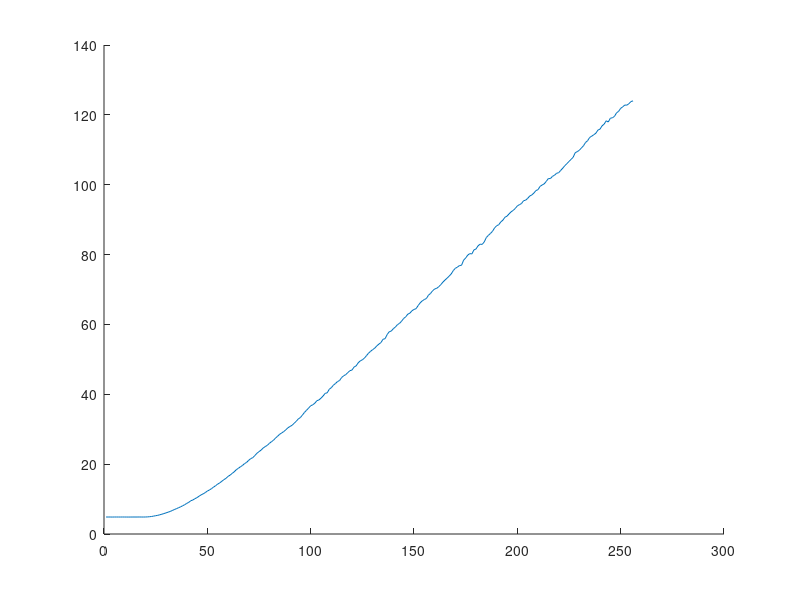

Write the MATLAB code that produced this figure.
%%  
a = [4.85261	4.85281	4.86037	4.85436	4.85536	4.85221	4.86287	4.8551	4.85623	4.8549	4.8478	4.85268	4.85248	4.85136	4.85606	4.86003	4.85544	4.85127	4.85527	4.8578	4.85208	4.84681	4.85261	4.85561	4.85757	0	0	0	0	0	0	0	0	0	0	];

%gamma = 1.0, projector gamma = 1
a = [4.86004	4.84948	4.84772	4.85236	4.85303	4.85454	4.84673	4.85585	4.84477	4.85642	4.85961	4.8567	4.8546	4.85134	4.84919	4.85972	4.85511	4.85478	4.85776	4.8512	4.85167	4.85332	4.85692	4.85373	4.85563	4.84867	4.84543	4.85181	4.84839	4.85335	4.84701	4.85151	4.85146	4.85961	4.84637	4.85661	4.85563	4.85563	4.85017	4.84355	4.85399	4.85194	4.85674	4.85609	4.85134	4.84737	4.8581	4.85116	4.84696	4.84999	4.85115	4.84741	4.85025	4.84698	4.85483	4.84567	4.844	4.84972	4.85623	4.8466	4.85042	4.84908	4.84486	4.85352	4.84858	4.85193	4.84418	4.85104	4.84884	4.85165	4.84584	4.85566	4.84508	4.8483	4.84343	4.84964	4.84974	4.84581	4.84419	4.84017	4.85035	4.8493	4.85458	4.84406	4.85157	4.84335	4.84271	4.84599	4.85658	4.84563	4.84251	4.84071	4.84678	4.85447	4.85056	4.85419	4.84428	4.84581	4.84337	4.85511	4.86839	4.87957	4.9221	4.95872	5.03257	5.11732	5.20243	5.32282	5.43829	5.55489	5.70191	5.84831	6.01228	6.1914	6.39752	6.59179	6.83375	7.04971	7.31887	7.59616	7.84269	8.15226	8.4968	8.82366	9.16665	9.40345	9.82462	10.2362	10.5874	11.0273	11.3984	11.7994	12.2485	12.6697	13.0513	13.4485	13.994	14.4763	15.0329	15.573	16.2006	16.774	17.2118	17.7645	18.5464	19.0422	19.605	20.4081	20.9756	21.7341	22.3268	23.1084	23.7221	24.4172	25.1304	26.0379	26.7428	27.4836	28.0397	28.6892	29.3975	30.0837	30.839	31.7697	32.4243	33.5459	34.4772	35.2104	36.1767	37.0191	37.8358	39.0068	39.8974	40.8246	41.8863	42.7999	43.7471	44.836	45.6767	47.0357	48.0747	48.768	49.8034	50.7473	51.7356	52.7921	53.8064	55.3877	56.3902	57.7404	58.8726	59.9423	61.3997	62.7642	63.6363	64.7525	66.0884	67.351	68.5296	69.6872	70.9198	72.0023	73.3491	74.6155	76.495	77.4301	79.0552	80.5154	81.8188	82.8564	84.4957	86.1982	87.6766	88.8747	90.7969	92.1418	93.5506	94.8087	96.0582	97.1878	98.3786	99.8288	101.026	102.698	103.292	104.285	105.814	107.889	109.323	111.361	113.162	114.821	116.436	117.839	119.748	121.221	122.713	124.896	126.535	128.182	130.143	131.149	133.103	133.94	135.49	137.567	139.46	141.413	142.428	143.219	144.543	146.516	147.38	149.13	150.172	151.44];
%gamma = 1.99, projector gamma = 3
a=[4.83052	4.82456	4.82949	4.82464	4.8164	4.81463	4.82444	4.82614	4.81986	4.81202	4.8221	4.82243	4.81618	4.81677	4.82937	4.81758	4.82513	4.81487	4.80988	4.82398	4.82576	4.82465	4.81898	4.81898	4.81797	4.83165	4.82177	4.81271	4.82417	4.82767	4.81989	4.8224	4.82299	4.82535	4.82798	4.81966	4.818	4.82644	4.81892	4.81594	4.8313	4.82102	4.83655	4.86386	4.89911	4.94007	4.98564	5.00454	5.06114	5.1175	5.17822	5.25704	5.30892	5.42252	5.47461	5.57034	5.67082	5.7697	5.89494	5.99669	6.09027	6.23669	6.34987	6.49486	6.64114	6.75793	6.94233	7.09708	7.26583	7.37035	7.56745	7.70784	7.91335	8.11125	8.23609	8.51545	8.70722	8.92604	9.09876	9.32929	9.44772	9.75472	9.97692	10.1365	10.4191	10.6523	10.8965	11.0879	11.314	11.5303	11.7523	11.4632	12.2016	12.4442	12.7564	13.0198	13.2221	13.4977	13.8253	13.9577	14.2901	14.5088	14.8723	15.1685	15.4613	15.751	16.0209	16.3833	16.7879	17.0832	17.4106	17.715	18.0953	18.3573	18.6127	19.0185	19.3163	19.5984	20.085	20.4239	20.7059	21.0015	21.3156	21.7144	22.0264	22.3476	22.889	23.3201	23.8117	24.245	24.4758	24.7445	25.108	25.619	25.9993	26.2924	26.6116	27.0429	27.5589	27.9217	28.2812	28.6053	29.0581	29.2283	29.6531	30.0645	30.4875	30.8661	31.2417	31.676	32.1492	32.5661	33.1146	33.6525	33.9711	34.5598	34.9953	35.4385	36.1136	36.2992	36.6163	37.1791	37.7259	38.2012	38.6693	39.0648	39.816	40.0838	40.8196	41.1802	41.5974	42.2089	42.8109	42.8933	43.6803	44.1861	44.6302	45.4028	45.7869	46.2844	46.6778	47.1218	47.5934	47.9642	48.5019	48.9897	49.2609	50.0412	50.3115	50.8256	51.7305	52.15	52.5334	53.3267	53.9296	54.4875	55.1714	55.769	55.835	56.5751	57.4091	57.8139	58.2158	58.8289	59.519	60.0706	60.886	61.6608	61.9535	62.357	62.9432	63.5422	64.5305	64.8194	64.8817	65.5378	66.353	66.4772	67.4736	68.0263	68.8218	69.3415	70.1686	70.6288	71.2273	71.7183	72.6676	72.7541	73.6949	74.3824	74.9753	75.2544	76.1958	76.5097	77.3459	78.2899	78.8568	79.7473	80.3178	81.0861	81.6949	82.4154	83.2382	84.1298	84.6124	85.0735	85.4187	86.0185	86.6319	87.3516	88.5369	88.7241	89.8327	90.53	90.7808	91.6923];

%gamma = 2.8, projector gamma = 1
a = [4.88587	4.88123	4.87855	4.88606	4.88938	4.881	4.88351	4.88103	4.88354	4.88112	4.89322	4.87993	4.886	4.87773	4.88408	4.87544	4.89153	4.8886	4.89759	4.90689	4.98277	5.11739	5.26806	5.47647	5.68131	5.90114	6.22579	6.52943	6.84854	7.21712	7.56519	7.92119	8.38427	8.81481	9.26471	9.65134	10.1215	10.519	11.0419	11.5815	12.0373	12.6079	12.9789	13.5187	14.014	14.5645	15.2157	15.747	16.2952	17.0934	17.5389	18.266	18.8056	19.4918	20.0156	20.6993	21.2775	21.9079	22.5194	23.2379	23.8216	24.442	25.0964	25.7571	26.5424	27.1451	27.5003	28.2152	28.6339	29.4435	29.748	30.4967	31.091	31.9436	32.5453	33.2115	33.9119	34.4489	35.0976	35.9316	36.683	37.065	37.7911	38.4085	39.2553	39.0853	41.0729	41.6843	42.4151	43.0199	43.4369	44.3112	45.1391	45.9272	46.5131	47.1854	47.8499	48.7155	49.1562	49.833	50.6153	51.2004	51.6062	52.3359	53.1603	53.874	54.8537	55.4089	56.3469	57.0023	57.7805	58.2199	59.2631	60.006	60.5112	60.9074	61.656	62.6307	63.3125	63.6919	64.6526	65.1558	65.867	66.5993	67.1019	67.7981	68.8471	69.8286	70.2767	70.5555	71.3419	72.1161	72.702	73.1896	73.9409	74.5992	75.855	76.5192	76.8665	78.015	78.5741	79.3858	80.1277	80.5064	81.1713	82.5869	82.9268	83.6618	84.1281	85.2755	85.6678	86.4203	87.5779	88.412	88.9007	89.6344	90.7446	90.7099	91.8933	92.6139	93.0639	93.789	93.9619	94.7654	95.1698	96.1389	96.8481	97.5508	97.6643	98.4676	98.9397	99.8399	100.421	100.919	101.196	102.188	102.323	102.661	103.16	103.922	104.397	105.424	105.457	106.37	107.241	108.095	109.066	109.723	111.112	111.63	111.772	112.922	113.232	114.515	115.542	116.072	116.408	116.97	117.897	118.511	1.4822e-323	120.337	120.545	9.70986e-315	121.807	0	123.488	124.022	124.819	125.519	125.629	127.401	127.675	128.285	129.08	129.64	130.21	130.334	131.294	131.547	132.515	132.717	133.523	134.647	134.856	135.755	136.452	137.577	137.85	138.776	139.47	139.715	140.547	140.691	141.506	141.88	142.49	142.796	143.479	143.876	144.356	144.429	144.935	145.328	146.332	146.57	146.523	147.668	148.288	149.156	149.225	149.716	149.932	151.141	151.264	151.274	];

%gamma = 2.8, projector gamma = 5
a = [4.89537	4.89035	4.90041	4.89829	4.89937	4.89482	4.89387	4.89443	4.89782	4.89953	4.89344	4.8939	4.897	4.889	4.89289	4.8972	4.89448	4.89519	4.9099	4.98318	5.17994	5.45341	5.78242	6.20134	6.63373	7.07533	7.63854	8.22708	8.79402	9.41987	9.98793	10.6013	11.2831	11.4799	12.6566	13.2197	13.9335	14.6457	15.4448	16.2926	17.0713	18.0656	18.6762	19.5278	20.2145	21.2317	22.1046	22.7899	23.5593	24.6238	25.4181	26.4433	27.1028	27.9441	28.8457	29.5591	30.2888	31.3238	31.9595	32.9824	33.8753	34.7661	35.6441	36.8902	37.9087	38.392	39.2075	40.1039	40.8898	42.0064	42.79	43.7761	44.7528	45.6459	46.4062	47.502	48.299	48.7764	49.3786	50.2892	51.3405	51.8789	52.9439	54.1657	55.1368	56.2776	57.1478	57.8907	58.6089	59.7744	60.5411	61.3369	61.9708	63.4174	63.9283	64.8076	65.8378	66.8779	67.8031	68.7122	69.4281	70.3534	71.0027	72.0363	72.937	73.5132	74.4966	75.5763	76.5752	77.096	78.5806	78.8414	80.1706	80.7835	81.8182	82.0904	83.078	84.3033	85.3212	85.8549	87.0257	87.8129	88.9982	90.0358	90.7189	91.7942	92.9501	93.6399	94.1409	94.7177	95.3534	96.697	97.0837	97.3735	97.8156	98.5466	99.7621	100.919	101.14	101.771	102.912	103.436	104.354	104.474	105.868	106.924	107.369	108.596	109.331	110.751	111.22	111.836	112.93	113.913	114.501	115.193	116.406	116.704	117.904	119.475	119.552	120.235	121.087	121.525	121.887	122.722	123.792	124.819	125.275	126.581	127.314	127.722	128.757	129.604	130.22	131.039	131.401	132.224	133.002	133.901	134.98	135.35	135.504	136.597	137.762	138.267	138.663	139.123	139.973	141.1	141.588	142.105	142.552	142.715	143.334	144.078	144.433	144.868	145.275	146.373	146.457	146.589	147.605	148.289	148.864	149.46	149.563	150.351	151.315	151.721	152.446	152.772	153.445	153.754	153.877	154.789	155.092	155.79	155.903	156.022	156.312	156.731	157.224	157.753	157.653	158.483	159.042	159.213	159.547	159.939	160.118	160.677	160.819	161.356	161.605	161.942	162.418	162.678	163.038	162.813	163.44	163.478	164.012	164.239	164.562	164.442	164.727	164.962	165.213	165.387	165.789	165.962	166.256	166.409	166.413	166.253];

%gamma = 2.8, projector gamma = 3 
a = [4.87356	4.86893	4.86437	4.87146	4.87377	4.86264	4.86228	4.86163	4.8697	4.86773	4.86424	4.8618	4.87316	4.87323	4.85652	4.87049	4.86181	4.86539	4.86692	4.87416	4.88698	4.92449	4.95509	5.02318	5.0915	5.15754	5.2423	5.33794	5.4669	5.56437	5.68052	5.80233	5.95282	6.12865	6.2536	6.41341	6.57357	6.73803	6.96118	7.19864	7.35205	7.60949	7.7447	7.97187	8.18467	8.45567	8.68771	8.92415	9.12046	9.43302	9.59417	9.84303	10.1345	10.4208	10.6913	10.9045	11.1307	11.4122	11.6082	11.8988	12.165	12.3784	12.6749	13.0062	13.2465	13.5203	13.7865	14.0571	14.279	14.6653	14.9338	15.2342	15.5779	15.9581	16.1777	16.6003	16.9553	17.1853	17.4403	17.8194	18.2047	18.4823	18.7525	19.111	19.409	19.8025	20.2146	20.5396	20.8008	21.2273	21.3762	21.7821	22.148	22.5363	22.7509	23.3486	23.7537	24.2027	24.5346	24.8245	25.1524	25.4373	25.9163	26.1681	26.628	26.8095	27.252	27.5488	28.1314	28.3326	28.6023	28.9335	29.4036	29.6739	29.9516	30.2497	30.5522	31.0163	31.3746	31.5347	32.1706	32.5389	32.9173	33.4838	33.8998	34.1004	34.8816	35.2476	35.534	35.7687	36.5196	36.6762	36.9835	37.4163	37.7396	38.2151	38.7416	39.0762	39.5903	39.9861	40.5213	40.9215	41.0738	41.614	41.9818	42.6816	42.9946	43.5398	43.8006	44.2711	44.5746	45.2394	45.6321	45.8369	46.4254	46.9055	47.3435	47.3994	47.9039	48.3144	48.3926	48.8515	49.2603	49.6788	50.0047	50.5809	51.1461	51.4075	51.7735	52.29	52.8411	53.1874	53.7721	54.1784	54.5612	55.2831	55.5277	56.0431	56.6072	56.8768	57.3793	57.878	58.1797	58.4841	58.9917	58.9143	60.051	60.5872	61.2192	61.8156	62.2109	62.2638	62.8853	63.4795	63.7596	64.0173	64.5753	65.1491	65.3106	65.812	66.0395	66.9735	67.0936	67.558	67.7626	68.7003	68.7644	69.3568	70.2811	70.3411	71.0099	71.5766	71.8273	72.1799	72.5963	73.5497	74.0873	74.1907	74.6719	74.972	75.5905	75.7711	76.1197	77.2283	77.5882	77.8211	78.3672	78.9113	79.0545	80.2564	80.3732	81.101	81.7616	82.0847	82.7115	82.6352	83.4406	83.9515	84.6624	84.9569	85.7778	85.765	86.7308	87.1613	87.5062	88.0786	88.4054	89.3337	89.3029	89.9143	90.3294	91.2713	91.3955	91.9357	91.894	92.03];

%gamma = 2.8, projector gamma = 2 , the best one; 
a = [4.86822	4.86296	4.86594	4.85409	4.86719	4.8655	4.86533	4.86163	4.86948	4.86257	4.86034	4.856	4.86109	4.86506	4.8647	4.86439	4.87183	4.86464	4.86	4.87131	4.89628	4.94943	5.01329	5.12474	5.23944	5.34289	5.50615	5.66825	5.85239	6.0479	6.24568	6.45025	6.71108	6.98982	7.23913	7.50384	7.7581	8.06419	8.37384	8.75166	9.06335	9.52355	9.74127	10.1093	10.4182	10.8194	11.2072	11.5046	11.8568	12.2986	12.5908	12.9847	13.419	13.8339	14.2812	14.6412	15.0913	15.5597	15.9227	16.487	16.8484	17.3407	17.8044	18.4056	18.8017	19.2442	19.6182	20.154	20.5023	21.0911	21.5812	21.8677	22.472	23.1106	23.5869	24.0106	24.6051	25.023	25.3759	25.942	26.417	26.8314	27.4695	27.9922	28.5571	28.9456	29.3398	29.8481	30.4149	30.7851	31.1274	31.6988	32.2615	32.9355	33.3337	34.038	34.8105	35.4316	36.0488	36.7124	36.9869	37.4429	38.1592	38.3886	38.8841	39.5068	40.2553	40.4241	41.4369	41.8975	42.6007	43.0893	43.6462	43.9531	44.8149	45.3098	45.6435	46.2351	46.7576	46.9455	47.8006	48.1369	49.0197	49.5606	49.8746	50.3426	51.0631	51.7724	52.3112	52.7837	53.2035	53.8619	54.3647	54.8033	55.746	55.9146	57.0934	57.9081	58.0988	58.7834	59.256	59.9393	60.3088	60.9356	61.7104	62.1866	62.9428	63.227	63.9074	64.2944	64.5076	65.3999	66.191	66.7509	67.1313	67.4202	68.3746	68.8726	69.6351	70.1528	70.3424	70.8186	71.4144	72.118	72.709	73.2419	73.8241	74.4528	75.4123	76.0694	76.3964	76.8606	76.9304	78.3958	79.0232	79.8464	80.2771	80.1789	81.3405	81.5957	82.515	82.9812	82.9145	83.6366	84.8889	85.5047	86.0583	86.672	87.6467	88.2593	88.5477	89.351	89.8489	90.6848	90.9969	91.6594	92.2503	92.6413	93.2066	93.9367	94.2873	94.606	95.4134	95.5707	96.0853	96.7704	97.0716	97.6117	98.3248	98.5855	99.528	99.9181	100.247	100.957	101.76	101.763	102.394	102.724	103.278	103.443	104.103	104.754	105.464	106.046	106.67	107.253	107.857	109.164	109.472	109.862	110.52	111.15	112.086	112.601	113.535	113.898	114.313	114.745	115.641	115.913	116.857	117.34	118.303	117.956	119.033	119.17	119.561	120.582	121.003	121.868	122.303	122.81	122.775	123.212	123.811	124.003];

[r,c] = size(a);
figure;
hold on;
x = 1:1:c;
plot(x,a(1:c));
hold off;